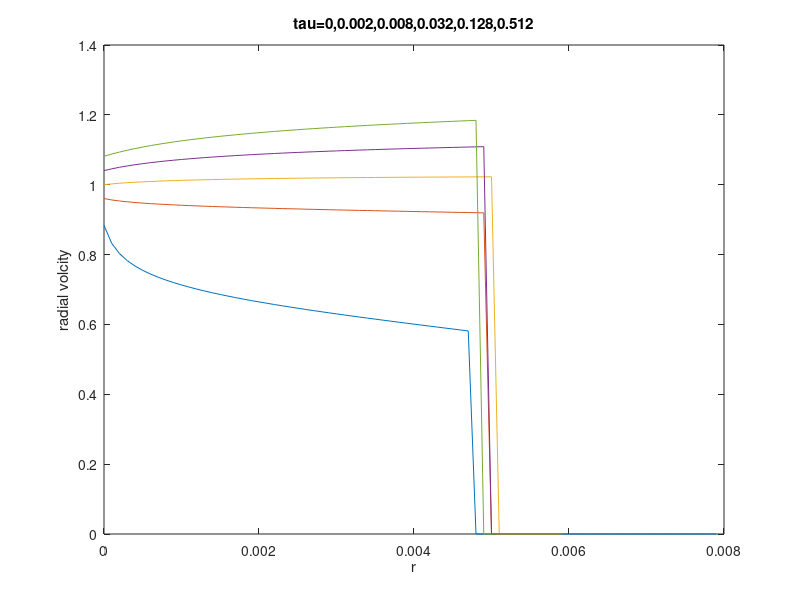

MATLAB code to generate this figure:
dX=2/100;
m=100;
X=zeros(m,1);
X(1)=dX;
for i=2:m
    X(i)=X(i-1)+dX;
end
dtau=0.0001;
n=(1/dtau);
sigma=zeros(m,n+1);
f=zeros(m,n+1);
g=zeros(m,n+1);
for i=1:m
sigma(i,1)=exp(-((X(i)-1)^2)/0.001);
end
for i=1:m
        g(i,1)=3*sigma(i,1)*X(i);
        f(i,1)=4*(X(i)^3)*sigma(i,1);
end
for j=1:n+1
    for i=j+1:m-j
        f(i,j+1)=f(i,j)+(dtau/(dX^2))*(g(i+1,j)-2*g(i,j)+g(i-1,j));
        sigma(i,j+1)=f(i,j+1)/(4*X(i)^3);
        g(i,j+1)=3*sigma(i,j+1)*X(i);
    end
end

clear m n X f g dX dtau

dX=2/100;
m=100;
dtau=0.0001;
n=(1/dtau);
X=zeros(m,n+1);
X(1,1)=dX;
for i=2:m
    X(i,1)=X(i-1,1)+dX;
end
f=zeros(m,n+1);
g=zeros(m,n+1);
for i=1:m
        g(i,1)=3*sigma(i,1)*X(i,1);
        f(i,1)=4*(X(i,1)^3)*sigma(i,1);
end

for j=1:n+1
    for i=1:m-j
        if f(i,j)<(10^-4)
            X(i,j+1)=0;
        else
        X(i,j+1)=X(i,j)-(dtau/dX)*(1/f(i,j))*(g(i+1,j)-g(i,j));
        f(i,j+1)=4*(X(i,j+1)^3)*sigma(i,j+1);
        g(i,j+1)=3*sigma(i,j+1)*X(i,j+1);
        end
    end
end

tau=zeros(1,n+1);
tau(1,1)=0;
for i=2:n+1
    tau(1,i)=tau(1,i-1)+dtau;
end
   plot(tau(1,1:80),X(round(sqrt(0.9)/dX),1:80).^2)
   hold on
  plot(tau(1,1:60),X(round(sqrt(0.95)/dX),1:60).^2)
   plot(tau(1,1:60),X(round(sqrt(1.0)/dX),1:60).^2)
   plot(tau(1,1:60),X(round(sqrt(1.05)/dX),1:60).^2)
   plot(tau(1,1:60),X(round(sqrt(1.1)/dX),1:60).^2)
   hold off   
    xlabel('r')
ylabel('radial volcity')
title('tau=0,0.002,0.008,0.032,0.128,0.512')
    hold off
M=zeros(5,1); 
I=zeros(5,1);
N=zeros(5,1);
for i=1:5
    N(i)=0.85+i*0.05
end

[M(1) I(1)]=max(X(round(sqrt(0.9)/dX),:).^2);
[M(2) I(2)]=max(X(round(sqrt(0.95)/dX),:).^2);
[M(3) I(3)]=max(X(round(sqrt(1.0)/dX),1:60).^2);
[M(4) I(4)]=max(X(round(sqrt(1.05)/dX),1:60).^2);
[M(5) I(5)]=max(X(round(sqrt(1.1)/dX),1:60).^2);

%plot(N,M)

%plot(N,I,'k')
